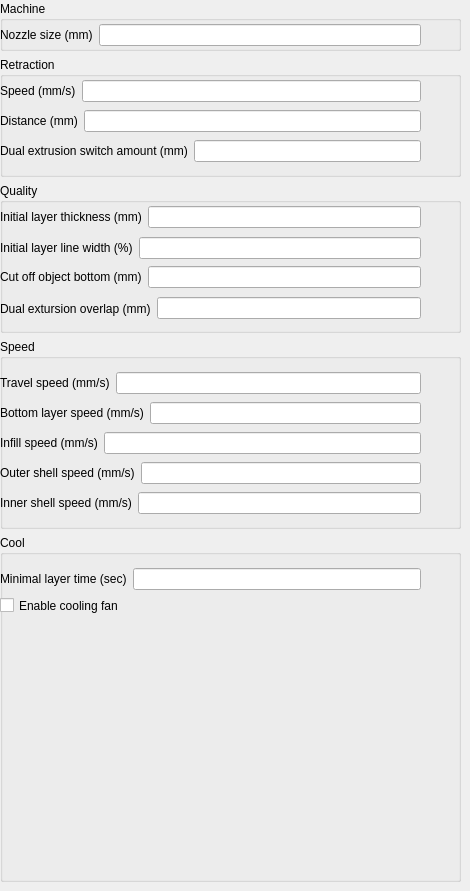
            <widget class="QWidget" name="advanced">
             <attribute name="title">
              <string>Advanced</string>
             </attribute>
             <widget class="QWidget" name="layoutWidget">
              <property name="geometry">
               <rect>
                <x>0</x>
                <y>1</y>
                <width>461</width>
                <height>881</height>
               </rect>
              </property>
              <layout class="QVBoxLayout" name="verticalLayout_7">
               <item>
                <widget class="QGroupBox" name="machine_groupbox">
                 <property name="minimumSize">
                  <size>
                   <width>0</width>
                   <height>50</height>
                  </size>
                 </property>
                 <property name="maximumSize">
                  <size>
                   <width>16777215</width>
                   <height>50</height>
                  </size>
                 </property>
                 <property name="title">
                  <string>Machine</string>
                 </property>
                 <widget class="QWidget" name="layoutWidget_2">
                  <property name="geometry">
                   <rect>
                    <x>0</x>
                    <y>20</y>
                    <width>421</width>
                    <height>28</height>
                   </rect>
                  </property>
                  <layout class="QHBoxLayout" name="horizontalLayout_7">
                   <item>
                    <widget class="QLabel" name="nozzle_size_label">
                     <property name="text">
                      <string>Nozzle size (mm)</string>
                     </property>
                    </widget>
                   </item>
                   <item>
                    <widget class="QLineEdit" name="nozzle_size"/>
                   </item>
                  </layout>
                 </widget>
                </widget>
               </item>
               <item>
                <widget class="QGroupBox" name="retraction_groupbox">
                 <property name="minimumSize">
                  <size>
                   <width>0</width>
                   <height>120</height>
                  </size>
                 </property>
                 <property name="maximumSize">
                  <size>
                   <width>16777215</width>
                   <height>120</height>
                  </size>
                 </property>
                 <property name="title">
                  <string>Retraction</string>
                 </property>
                 <widget class="QWidget" name="layoutWidget_3">
                  <property name="geometry">
                   <rect>
                    <x>0</x>
                    <y>20</y>
                    <width>421</width>
                    <height>28</height>
                   </rect>
                  </property>
                  <layout class="QHBoxLayout" name="horizontalLayout_8">
                   <item>
                    <widget class="QLabel" name="retraction_speed_label">
                     <property name="text">
                      <string>Speed (mm/s)</string>
                     </property>
                    </widget>
                   </item>
                   <item>
                    <widget class="QLineEdit" name="retraction_speed"/>
                   </item>
                  </layout>
                 </widget>
                 <widget class="QWidget" name="layoutWidget_4">
                  <property name="geometry">
                   <rect>
                    <x>0</x>
                    <y>50</y>
                    <width>421</width>
                    <height>28</height>
                   </rect>
                  </property>
                  <layout class="QHBoxLayout" name="horizontalLayout_9">
                   <item>
                    <widget class="QLabel" name="retraction_amount_label">
                     <property name="text">
                      <string>Distance (mm)</string>
                     </property>
                    </widget>
                   </item>
                   <item>
                    <widget class="QLineEdit" name="retraction_amount"/>
                   </item>
                  </layout>
                 </widget>
                 <widget class="QWidget" name="layoutWidget_24">
                  <property name="geometry">
                   <rect>
                    <x>0</x>
                    <y>80</y>
                    <width>421</width>
                    <height>28</height>
                   </rect>
                  </property>
                  <layout class="QHBoxLayout" name="horizontalLayout_38">
                   <item>
                    <widget class="QLabel" name="retraction_dual_amount_label">
                     <property name="text">
                      <string>Dual extrusion switch amount (mm)</string>
                     </property>
                    </widget>
                   </item>
                   <item>
                    <widget class="QLineEdit" name="retraction_dual_amount"/>
                   </item>
                  </layout>
                 </widget>
                </widget>
               </item>
               <item>
                <widget class="QGroupBox" name="quality_groupbox_advanced">
                 <property name="minimumSize">
                  <size>
                   <width>0</width>
                   <height>150</height>
                  </size>
                 </property>
                 <property name="maximumSize">
                  <size>
                   <width>16777215</width>
                   <height>150</height>
                  </size>
                 </property>
                 <property name="title">
                  <string>Quality</string>
                 </property>
                 <widget class="QWidget" name="layoutWidget_7">
                  <property name="geometry">
                   <rect>
                    <x>0</x>
                    <y>20</y>
                    <width>421</width>
                    <height>28</height>
                   </rect>
                  </property>
                  <layout class="QHBoxLayout" name="horizontalLayout_19">
                   <item>
                    <widget class="QLabel" name="bottom_thickness_label">
                     <property name="text">
                      <string>Initial layer thickness (mm)</string>
                     </property>
                    </widget>
                   </item>
                   <item>
                    <widget class="QLineEdit" name="bottom_thickness"/>
                   </item>
                  </layout>
                 </widget>
                 <widget class="QWidget" name="layoutWidget_9">
                  <property name="geometry">
                   <rect>
                    <x>0</x>
                    <y>50</y>
                    <width>421</width>
                    <height>30</height>
                   </rect>
                  </property>
                  <layout class="QHBoxLayout" name="horizontalLayout_20">
                   <item>
                    <widget class="QLabel" name="layer0_width_factor_label">
                     <property name="text">
                      <string>Initial layer line width (%)</string>
                     </property>
                    </widget>
                   </item>
                   <item>
                    <widget class="QLineEdit" name="layer0_width_factor"/>
                   </item>
                  </layout>
                 </widget>
                 <widget class="QWidget" name="layoutWidget_10">
                  <property name="geometry">
                   <rect>
                    <x>0</x>
                    <y>80</y>
                    <width>421</width>
                    <height>28</height>
                   </rect>
                  </property>
                  <layout class="QHBoxLayout" name="horizontalLayout_21">
                   <item>
                    <widget class="QLabel" name="object_sink_label">
                     <property name="text">
                      <string>Cut off object bottom (mm)</string>
                     </property>
                    </widget>
                   </item>
                   <item>
                    <widget class="QLineEdit" name="object_sink"/>
                   </item>
                  </layout>
                 </widget>
                 <widget class="QWidget" name="layoutWidget_11">
                  <property name="geometry">
                   <rect>
                    <x>0</x>
                    <y>110</y>
                    <width>421</width>
                    <height>31</height>
                   </rect>
                  </property>
                  <layout class="QHBoxLayout" name="horizontalLayout_22">
                   <item>
                    <widget class="QLabel" name="overlap_dual_label">
                     <property name="text">
                      <string>Dual extursion overlap (mm)</string>
                     </property>
                    </widget>
                   </item>
                   <item>
                    <widget class="QLineEdit" name="overlap_dual"/>
                   </item>
                  </layout>
                 </widget>
                </widget>
               </item>
               <item>
                <widget class="QGroupBox" name="speed_groupbox">
                 <property name="minimumSize">
                  <size>
                   <width>0</width>
                   <height>170</height>
                  </size>
                 </property>
                 <property name="maximumSize">
                  <size>
                   <width>16777215</width>
                   <height>190</height>
                  </size>
                 </property>
                 <property name="title">
                  <string>Speed</string>
                 </property>
                 <widget class="QWidget" name="layoutWidget_12">
                  <property name="geometry">
                   <rect>
                    <x>0</x>
                    <y>30</y>
                    <width>421</width>
                    <height>28</height>
                   </rect>
                  </property>
                  <layout class="QHBoxLayout" name="horizontalLayout_23">
                   <item>
                    <widget class="QLabel" name="travel_speed_label">
                     <property name="text">
                      <string>Travel speed (mm/s)</string>
                     </property>
                    </widget>
                   </item>
                   <item>
                    <widget class="QLineEdit" name="travel_speed"/>
                   </item>
                  </layout>
                 </widget>
                 <widget class="QWidget" name="layoutWidget_13">
                  <property name="geometry">
                   <rect>
                    <x>0</x>
                    <y>60</y>
                    <width>421</width>
                    <height>28</height>
                   </rect>
                  </property>
                  <layout class="QHBoxLayout" name="horizontalLayout_24">
                   <item>
                    <widget class="QLabel" name="bottom_layer_speed_label">
                     <property name="text">
                      <string>Bottom layer speed (mm/s)</string>
                     </property>
                    </widget>
                   </item>
                   <item>
                    <widget class="QLineEdit" name="bottom_layer_speed"/>
                   </item>
                  </layout>
                 </widget>
                 <widget class="QWidget" name="layoutWidget_14">
                  <property name="geometry">
                   <rect>
                    <x>0</x>
                    <y>90</y>
                    <width>421</width>
                    <height>28</height>
                   </rect>
                  </property>
                  <layout class="QHBoxLayout" name="horizontalLayout_25">
                   <item>
                    <widget class="QLabel" name="infill_speed_label">
                     <property name="text">
                      <string>Infill speed (mm/s)</string>
                     </property>
                    </widget>
                   </item>
                   <item>
                    <widget class="QLineEdit" name="infill_speed"/>
                   </item>
                  </layout>
                 </widget>
                 <widget class="QWidget" name="layoutWidget_15">
                  <property name="geometry">
                   <rect>
                    <x>0</x>
                    <y>120</y>
                    <width>421</width>
                    <height>28</height>
                   </rect>
                  </property>
                  <layout class="QHBoxLayout" name="horizontalLayout_26">
                   <item>
                    <widget class="QLabel" name="inset0_speed_label">
                     <property name="text">
                      <string>Outer shell speed (mm/s)</string>
                     </property>
                    </widget>
                   </item>
                   <item>
                    <widget class="QLineEdit" name="inset0_speed"/>
                   </item>
                  </layout>
                 </widget>
                 <widget class="QWidget" name="layoutWidget_16">
                  <property name="geometry">
                   <rect>
                    <x>0</x>
                    <y>150</y>
                    <width>421</width>
                    <height>28</height>
                   </rect>
                  </property>
                  <layout class="QHBoxLayout" name="horizontalLayout_28">
                   <item>
                    <widget class="QLabel" name="insetx_speed_label">
                     <property name="text">
                      <string>Inner shell speed (mm/s)</string>
                     </property>
                    </widget>
                   </item>
                   <item>
                    <widget class="QLineEdit" name="insetx_speed"/>
                   </item>
                  </layout>
                 </widget>
                </widget>
               </item>
               <item>
                <widget class="QGroupBox" name="cool_groupbox">
                 <property name="minimumSize">
                  <size>
                   <width>0</width>
                   <height>80</height>
                  </size>
                 </property>
                 <property name="title">
                  <string>Cool</string>
                 </property>
                 <widget class="QWidget" name="layoutWidget_17">
                  <property name="geometry">
                   <rect>
                    <x>0</x>
                    <y>30</y>
                    <width>421</width>
                    <height>28</height>
                   </rect>
                  </property>
                  <layout class="QHBoxLayout" name="horizontalLayout_29">
                   <item>
                    <widget class="QLabel" name="cool_min_layer_time_label">
                     <property name="text">
                      <string>Minimal layer time (sec)</string>
                     </property>
                    </widget>
                   </item>
                   <item>
                    <widget class="QLineEdit" name="cool_min_layer_time"/>
                   </item>
                  </layout>
                 </widget>
                 <widget class="QCheckBox" name="fan_enabled">
                  <property name="geometry">
                   <rect>
                    <x>0</x>
                    <y>60</y>
                    <width>421</width>
                    <height>21</height>
                   </rect>
                  </property>
                  <property name="text">
                   <string>Enable cooling fan</string>
                  </property>
                 </widget>
                </widget>
               </item>
              </layout>
             </widget>
            </widget>
